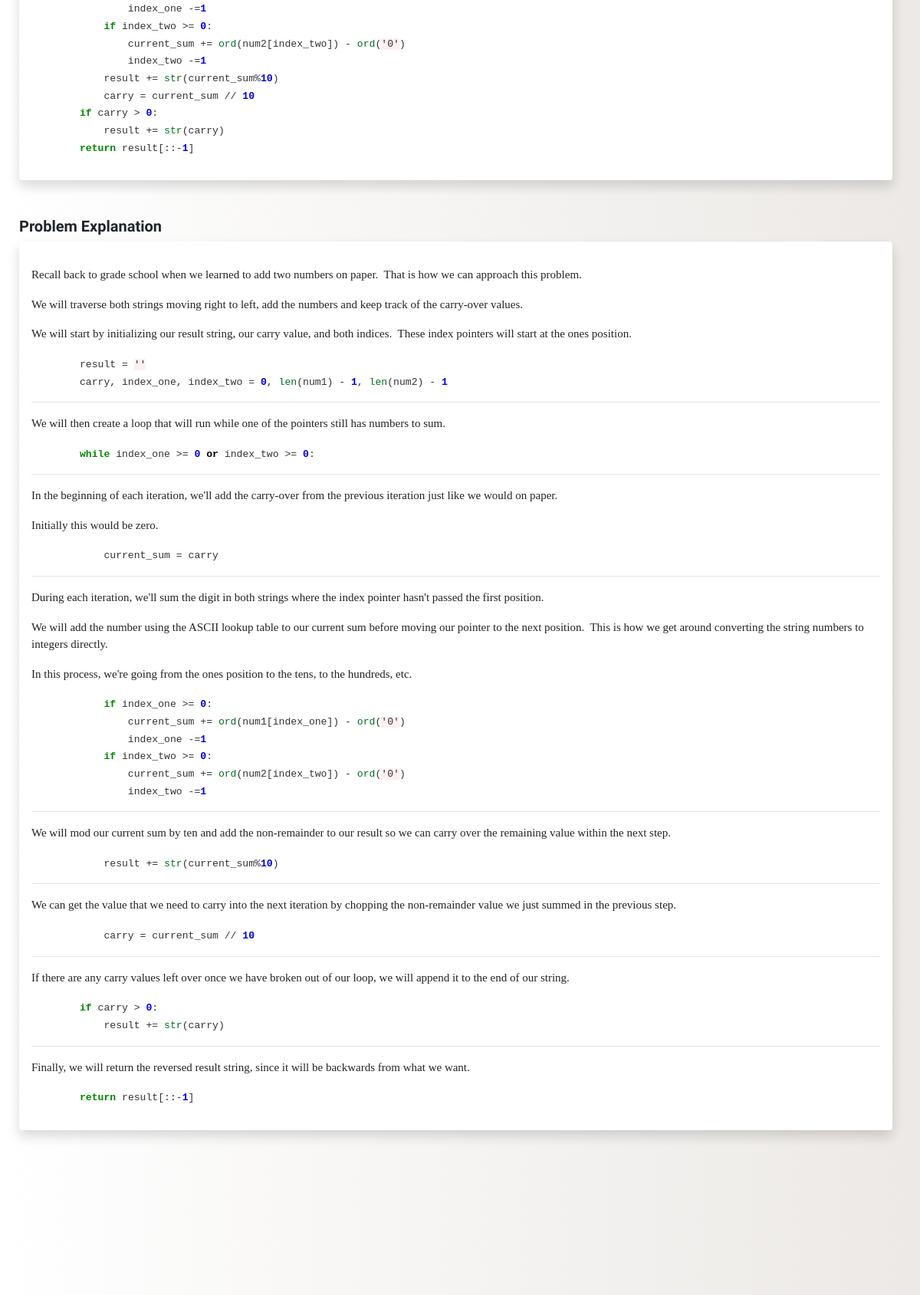
Before: /post/11/ (middle part) with the older database file.
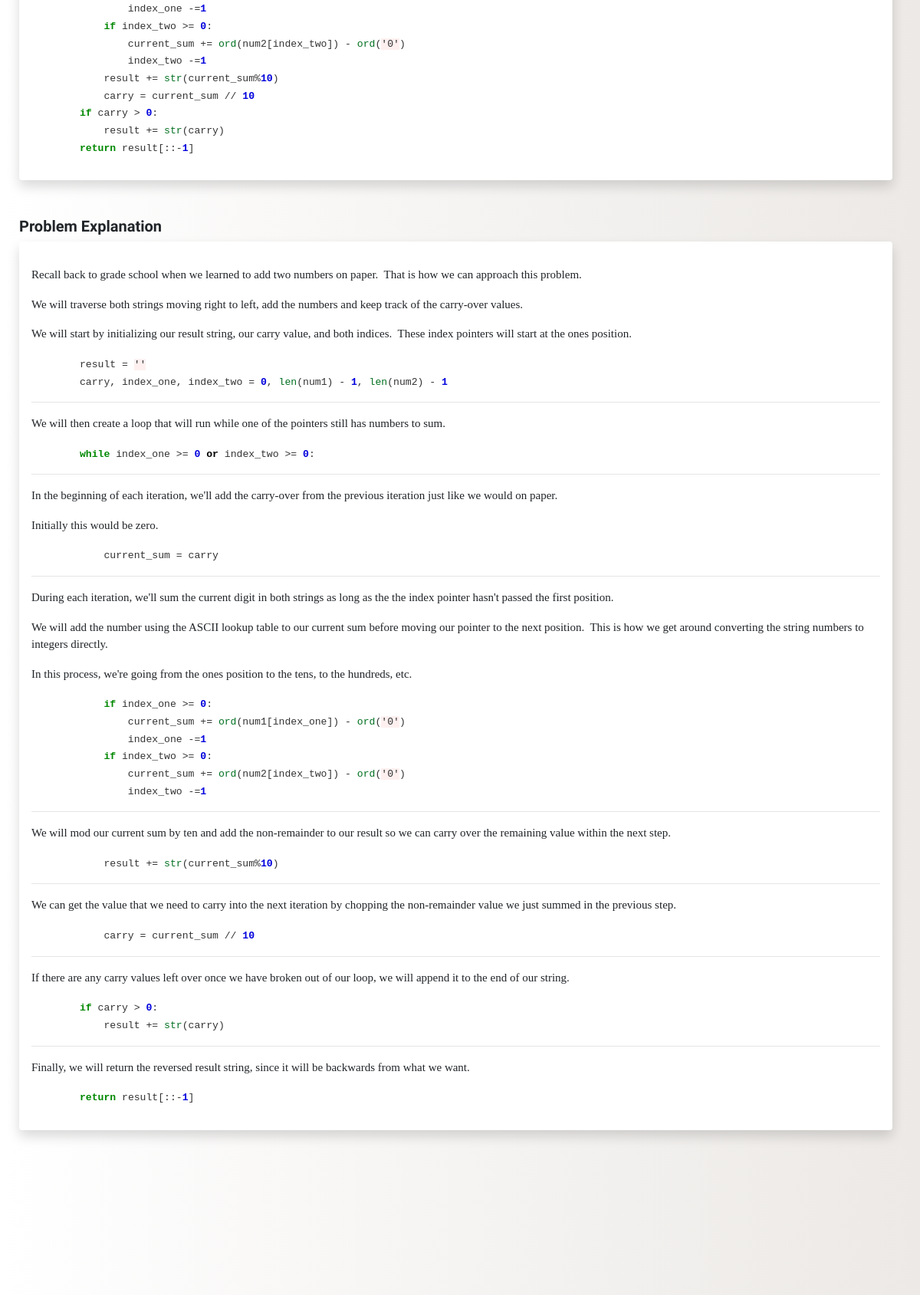
After: the same page with the newer database file.
### blog/models.py (models this page shows, shortened)
class Post(models.Model):
    author = models.TextField()
    title = RichTextField()
    category = models.TextField(choices = CATEGORY_CHOICES, default = 'arrays')
    alt_category = models.TextField(choices = CATEGORY_CHOICES, blank=True, null = True)
    difficulty = models.TextField(choices = DIFFICULTY_CHOICES, default = 'easy')
    description = RichTextField()
    text = RichTextField()
    explanation = RichTextField()
    additional_notes = RichTextField(blank=True, null = True)
    published_date = models.DateTimeField(blank=True, null=True)

### blog/views.py (the view)
# urls.py: path('post/<int:pk>/', views.PostDetailView.as_view(), name='post_detail'),
class PostDetailView(DetailView):
    model = Post

### blog/templates/blog/post_detail.html (shortened to what this page needs)
{% extends 'blog/base.html' %}
{% block content %}
<div class="pops col-md-12">
  <div class="posttext shadow p-3 mb-5 bg-white rounded">
      <p>{{ post.text|safe}}</p>
  </div>
<h5><b>Problem Explanation</b></h5>
<div class="postexplanation shadow p-3 mb-5 bg-white rounded">
    <p>{{ post.explanation|safe}}</p>
</div>
  </div>
  {% endblock %}

Changed rows visible on the page:
changed Post: explanation "…iteration, we'll sum the digit in both strings where the index pointer hasn't…" → "…iteration, we'll sum the current digit in both strings as long as the the index pointer hasn't…"
